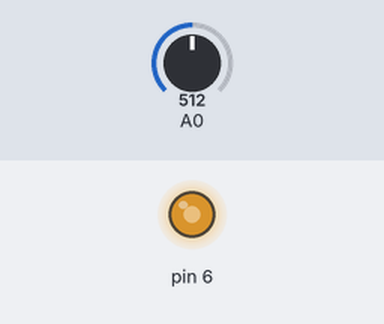
A sketch run on a simulated Arduino Uno, built with avr-gcc and run on an emulated ATmega328P. Shown: output pins drawn as LEDs (lit = HIGH). The inputs (shaded band) are chosen by the test bench; at power-on: A0 = 512. What the sketch prints to the serial monitor is not drawn.

Above: at 1.2 s.
1.3 s: A0 set to 306
At 2.3 s:
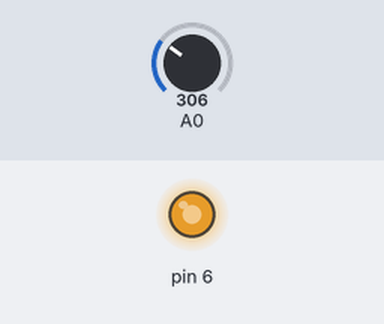
2.8 s: A0 set to 122
At 3.5 s:
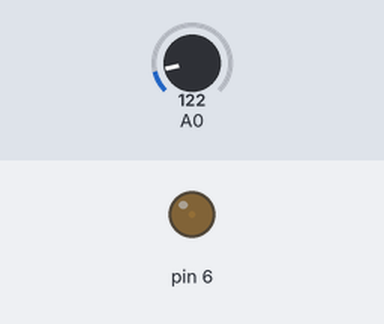
4.3 s: A0 set to 0
At 5.7 s:
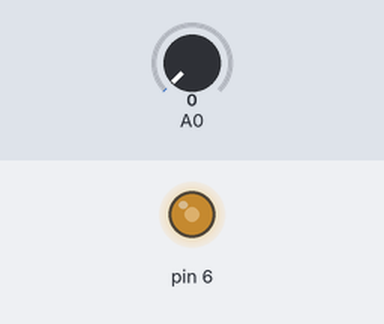
Timing chart, 0 to 7.3 s (numbered marks = the images above; inputs shaded):
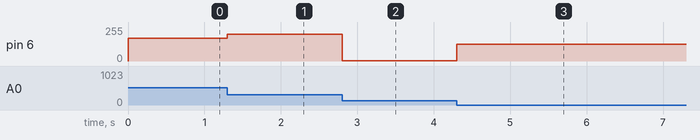

The sketch:

variable_brightness_LED.ino
```cpp
void setup() {
  // put your setup code here, to run once:

pinMode(6,OUTPUT);
Serial.begin(9600); //bog rate
}

void loop() {
  // put your main code here, to run repeatedly:

int potVal= analogRead(A0); //between 0-1023
/*
float normalized = potVal/1023.0; //between 0-1
int voltage = normalized*255; //between 0-255
*/


int voltage = map(potVal,120,355,0,255);
analogWrite(6,voltage);

Serial.println(potVal);
}
```

Measured:
- after the input at 1.3 s, pin 6: 169/255 → 201/255 at once
- after the input at 2.8 s, pin 6: 201/255 → 2/255 at once
- after the input at 4.3 s, pin 6: 2/255 → 126/255 at once
